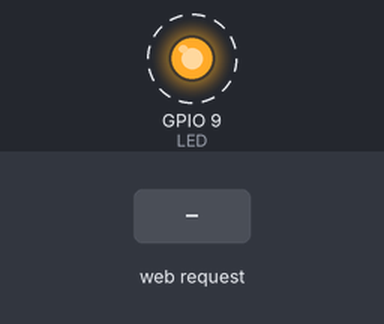
Recording of a program running on a simulated ESP32-S3. Parts: output pins drawn as LEDs (lit = HIGH). Dashed ring = blinking. Inputs (shaded band) come from the test bench. WiFi joins after 1.5 s; servers stay silent unless stated; uploads are accepted with an empty reply; nothing arrives over Bluetooth unless stated; what the program prints to the serial monitor is not drawn.

Above: at 2.7 s.
2.8 s: HTTP request GET /list_devices received
At 5.2 s:
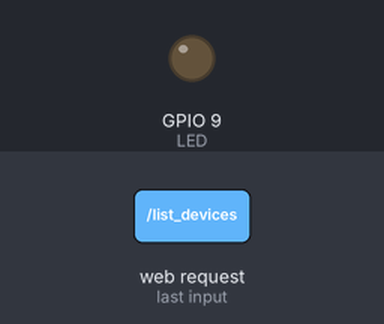
Timing chart, 0 to 6.7 s (numbered marks = the images above; inputs shaded):
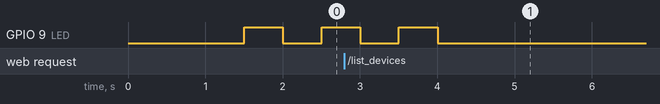

The program:

main.cpp
```cpp
/*
 * Nome do arquivo: main.cpp
 * TecnoTurtles
 *
 * INTELI - Módulo 4 - Prototipação de solução para IoT 2022-2B
 * Parceiro: Beacon School
 *
 * Autores:
 * Emanuele Lacerda Morais Martins
 * Filipi Enzo Siqueira Kikuchi
 * Gabriel Metello Nascimento
 * Gabriela de Morais da Silva
 * Lucas Henrique Sales de Souza
 * Pedro Henrique Sant'Anna Oliveira
 *
 * Este programa tem como propósito auxiliar na procura por
 * dispositivos que utilizam a tecnologia BLE. Foi utilizado
 * o ESP32-S3 e seu módulo bluetooth. No contexto do problema
 * apresentado, o microcontrolador funciona como um beacon BLE,
 * que mostra todos os dispositivos com o BLE ativo no momento,
 * gera um JSON e retorna os endereços encontrados para um servidor.
 */


//OBS: ESSE ARQUIVO EXISTE PARA SER USADO NO VISUAL STUDIO CODE COM A EXTENSÃO PIO-IDE


// Inclusão das bibliotecas utilizadas no projeto
// Caso alguma dessas não esteja instalada, consulte
// o manual de instruções.
#include <Arduino.h>

#include <WiFi.h>
#include <HTTPClient.h>
#include <AsyncTCP.h>
#include <ESPAsyncWebServer.h>

#include <BLEDevice.h>
#include <BLEUtils.h>
#include <BLEScan.h>
#include <BLEAdvertisedDevice.h>

#include <ArduinoJson.h>

// Nome e senha da rede de WiFi na qual se quer conectar

const char *ssid = "Inteli-COLLEGE";
const char *password = "QazWsx@123";

// Endereço do servidor Web onde a requisição será enviada

String serverName = "http://10.128.65.128:3000/test_device";
String request;

#define LED 9

// Inicia o servidor assíncrono local do ESP32

AsyncWebServer localServer(80);

// Para a procura dos dispositivos com o bluetooth, utilizamos
// ciclos de 5 segundos para cada busca e os dispositivos encontrados
// São reconhecidos por pBLEScan

int scanTime = 5; // Em segundos
BLEScan *pBLEScan;

// Criação do JSON - Inicialmente, são criadas duas variáveis
// para que não haja problemas em enviar conteúdos vazios
// O contador serve para indicar a quantidade de dispositivos
// encontrados em cada varredura

String json, json_buffer = "";
DynamicJsonDocument doc(2048);

//Numero de dispositivos encontrados
int counter = 0;

// Função de callback que mostra as informações do dispositivo
// encontrado, como nome, endereço Bluetooth. Ao final da função
// , a variável contadora será acrescida em uma unidade.

class MyAdvertisedDeviceCallbacks : public BLEAdvertisedDeviceCallbacks
{
  void onResult(BLEAdvertisedDevice advertisedDevice)
  {
    Serial.printf("Advertised Device: %s \n", advertisedDevice.toString().c_str());
    doc[String(counter)] = advertisedDevice.getAddress().toString();
    counter += 1;
  }
};

void setup()
{
  Serial.begin(115200); // Inicia o monitor Serial com a Baud-Rate 115200

  WiFi.begin(ssid, password); // Inicia a comunicação com a rede WiFi definida acima
  Serial.println("Connecting...");
  while (WiFi.status() != WL_CONNECTED) // Não prossegue enquanto não conseguir estabelecer a comunicação
  {
    delay(500);
    Serial.print(".");
  }

  Serial.println("");
  Serial.print("Connected to WiFi network with IP Address: "); // Indica o sucesso da comunicação
  Serial.println(WiFi.localIP()); // Mostra o IP do ESP32 no Monitor Serial

  pinMode(LED, OUTPUT);

  // Estabelendo o comando para procurar os dispositivos através do endpoint local
  // 'list_devices'. Uma vez que este é acionado, o microcontrolador começa a procurar
  // por dispositivos com BLE ativado, armazenando seus endereços e gerando um JSON para
  //  posteriormente enviá-lo ao servidor, o qual trata e manuseia os dados.

  localServer.on("/list_devices", HTTP_GET, [](AsyncWebServerRequest *request)
                 {
    if(WiFi.status() == WL_CONNECTED){
      WiFiClient client;
      HTTPClient http;

      http.begin(client, serverName); // Inicia uma requisição http ao endereço descrito em 'serverName'

      int httpResponseCode = http.POST(json); // Envia o JSON ao servidor

      Serial.print("HTTP Response code: ");
      Serial.println(httpResponseCode); // Retorna a resposta

      // Free resources
      http.end(); // Encerra a requisição http

    }
    request->send(200, "application/json", json); }); // Retorna o JSON ao servidor que fez a requisição ao ESP32

  localServer.begin(); // Efetivamente inicia o servidor local

  // Os comandos abaixo servem para configurar o Bluetooth no ESP32
  // para que este funcione como beacon, definindo a função de callback
  // usada e as caracteristicas do scanner.

  BLEDevice::init("");
  pBLEScan = BLEDevice::getScan(); // Cria novo scan
  pBLEScan->setAdvertisedDeviceCallbacks(new MyAdvertisedDeviceCallbacks());
  pBLEScan->setActiveScan(true); // Ativar o scan utiliza mais energia, contudo é mais rápido
  pBLEScan->setInterval(100);
  pBLEScan->setWindow(99); // menor ou igual ao valor de setInterval
}

void loop()
{

  digitalWrite(9,1);

  for(int i = 0; i < 3; i++){

    digitalWrite(9, 1);
    delay(500);
    digitalWrite(9, 0);
    delay(500);

  }

  json_buffer = ""; // Inicia o JSON temporário como vazio
  Serial.println(WiFi.localIP()); // Imprime no monitor Serial o IP do ESP32
  delay(1000); // Espera um segundo antes de iniciar as buscas

  BLEScanResults foundDevices = pBLEScan->start(scanTime, false); // Inicia o scanner
  Serial.print("Devices found: ");
  Serial.println(foundDevices.getCount()); // Imprime a quantidade de dispoistivos encontrados na varredura
  Serial.println("Scan done!");
  pBLEScan->clearResults(); // Deleta resultados do buffer BLEScan para liberar memória

  serializeJson(doc, json_buffer); // Cria um JSON e transfere todas as informações obtidas para o temporário
  Serial.println(json); // Imprime o resultado do JSON
  json = json_buffer; // Atribui os resultados do JSON temporário para o efetivo

  counter = 0; // Zera o número de dispositivos encontrados para a próxima iteração

  for(int i = 0; i < 10; i++){

    digitalWrite(9, 1);
    delay(500);
    digitalWrite(9, 0);
    delay(500);

  }
}
```
